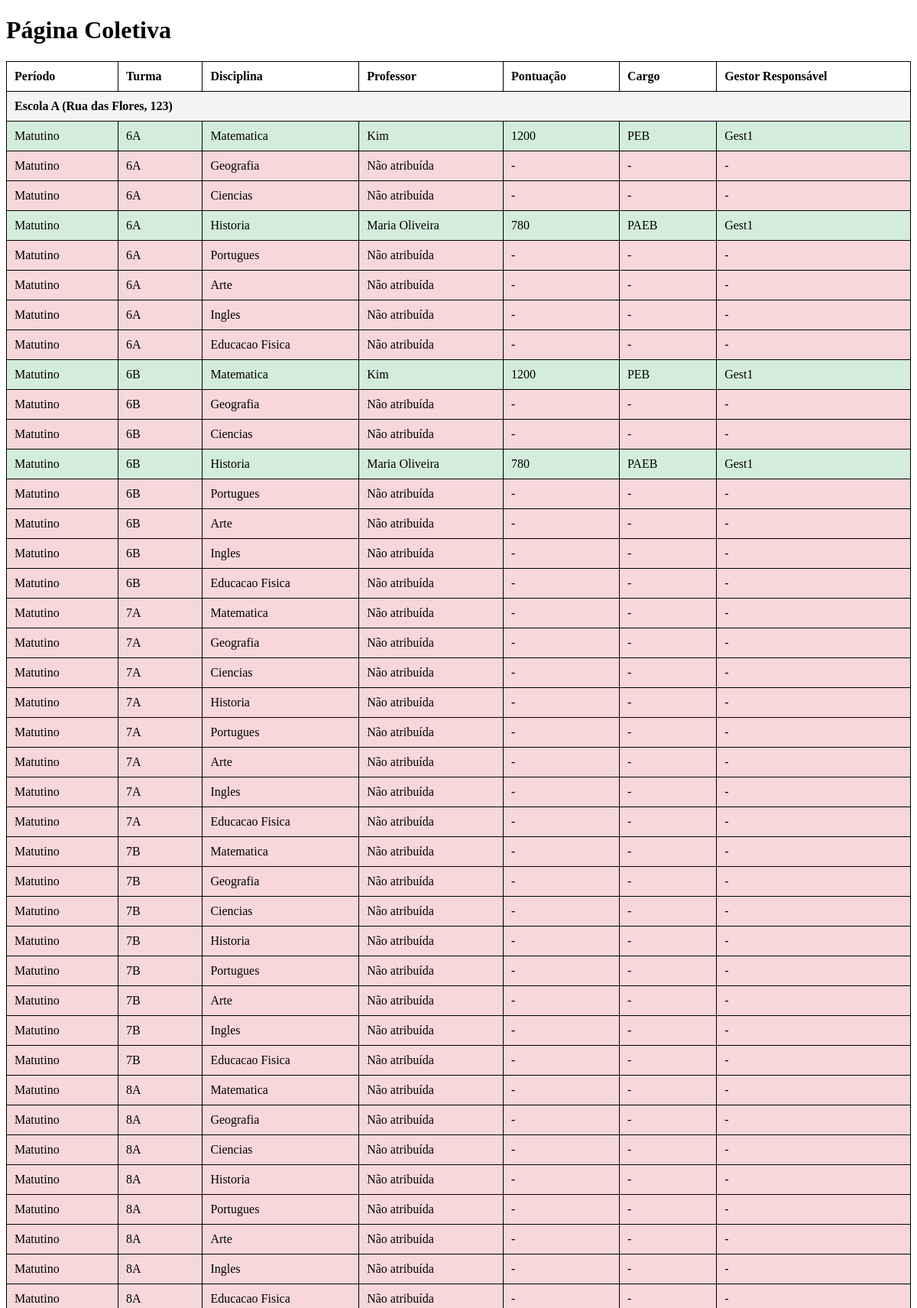
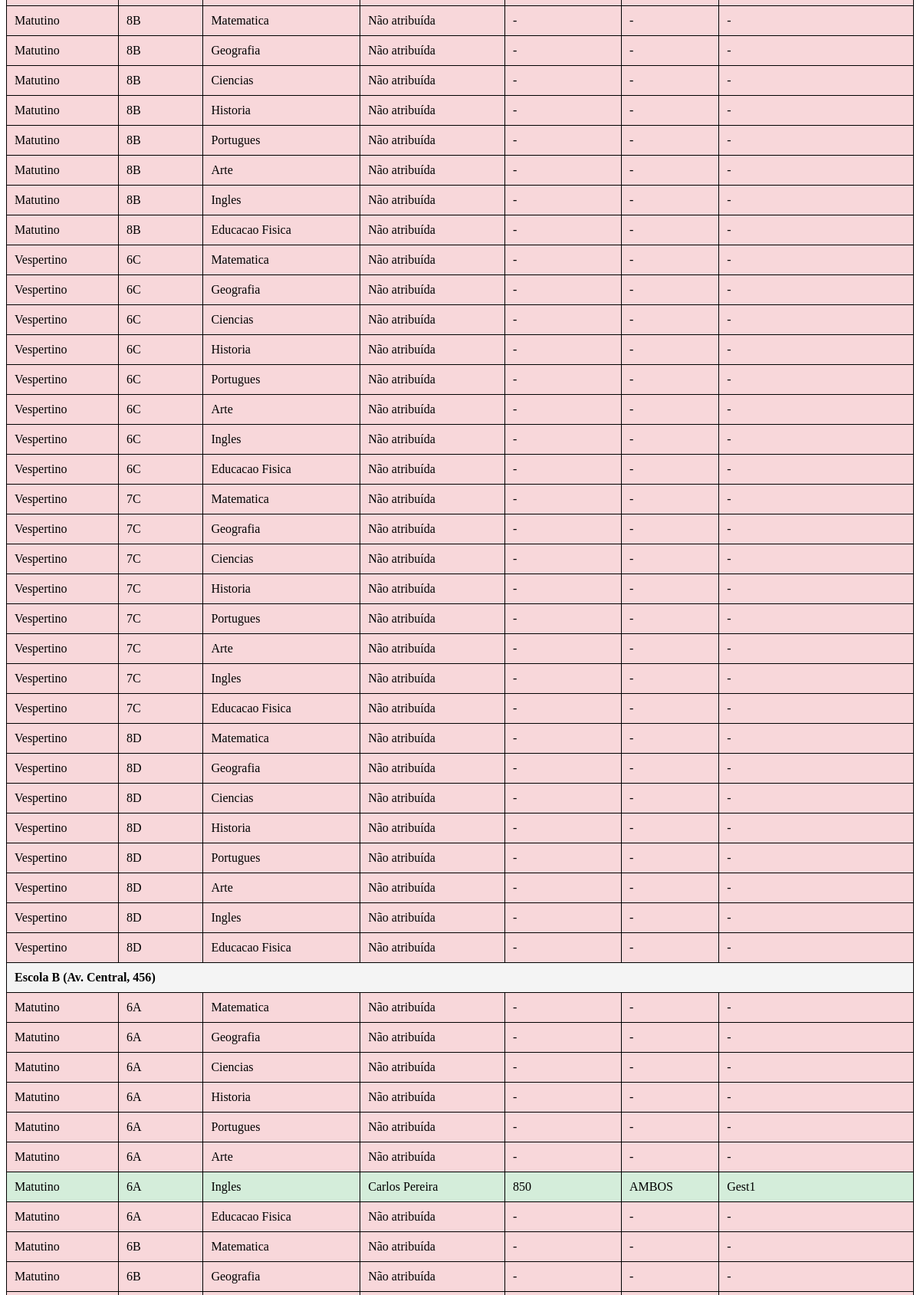
Screenshot of /coletiva/ (signed in, upper part) with the database file from the repository (2 pictures, top to bottom).
### core/models.py (models this page shows, shortened)
class Escola(models.Model):
    id_escola = models.CharField(max_length=255, help_text="Identificação da escola.")  # ID da escola.
    nome = models.CharField(max_length=255, help_text="Nome da escola.")  # Nome da escola.
    endereco = models.CharField(max_length=255, help_text="Endereço da escola.")  # Endereço da escola.
    turmas_matutino = models.TextField()  # Lista de turmas matutino separadas por vírgula
    turmas_vespertino = models.TextField()  # Lista de turmas vespertino separadas por vírgula
    status_matutino = models.TextField()  # Lista de status matutino separadas por vírgula
    status_vespertino = models.TextField()  # Lista de status vespertino separadas por vírgula

class Professor(models.Model):
    CARGO_CHOICES = [
        ('PEB', 'Professor de Educação Básica'),
        ('PAEB', 'Professor Adjunto de Educação Básica'),
        ('AMBOS', 'Ambos os Cargos'),
    ]
    nome = models.CharField(max_length=255, help_text="Nome completo do professor.")  # Nome completo do professor.
    cpf = models.CharField(max_length=11, unique=True, help_text="CPF do professor (usado como login).")  # CPF único.
    celular = models.CharField(max_length=15, help_text="Número de telefone para contato.")  # Telefone para contato.
    cargo = models.CharField(max_length=5, choices=CARGO_CHOICES, help_text="Cargo do professor: PEB, PAEB ou AMBOS.")  # Cargo do professor.
    id_sede = models.ForeignKey(
        'Escola',
        on_delete=models.SET_NULL,
        null=True,
        blank=True,
        related_name="professores_sede",
        help_text="Escola sede do professor, caso aplicável."
    )
    disciplina_peb = models.CharField(max_length=255, null=True, blank=True, help_text="Disciplina para o cargo PEB.")
    disciplina_paeb = models.CharField(max_length=255, null=True, blank=True, help_text="Disciplina para o cargo PAEB.")
    pontuacao_peb = models.IntegerField(null=True, blank=True, help_text="Pontuação do professor no cargo PEB.")
    pontuacao_paeb = models.IntegerField(null=True, blank=True, help_text="Pontuação do professor no cargo PAEB.")
    class Meta:
        verbose_name = "Professor"
        verbose_name_plural = "Professores"

class Atribuicao(models.Model):
    professor = models.ForeignKey(Professor, on_delete=models.CASCADE, help_text="Professor atribuído.")  # Professor vinculado à atribuição.
    escola = models.ForeignKey(Escola, on_delete=models.CASCADE, help_text="Escola onde a atribuição foi feita.")  # Escola vinculada à atribuição.
    turma = models.CharField(max_length=10, help_text="Turma atribuída (ex.: 6A, 7B).")  # Turma específica.
    disciplina = models.CharField(max_length=50, help_text="Disciplina atribuída (ex.: Matemática, Português).")  # Disciplina atribuída.
    gestor_responsavel = models.CharField(max_length=100, null=True, blank=True)  # Adiciona o campo
    fora_de_campo = models.BooleanField(default=False, help_text="Indica se a atribuição foi feita fora da especialidade do professor.")  # Se a atribuição foi fora da especialidade.
    class Meta:
        verbose_name = "Atribuição"
        verbose_name_plural = "Atribuições"

### core/views.py (the view)
# urls.py: path('coletiva/', views.pagina_coletiva, name='pagina_coletiva'),  # Página coletiva
@login_required
def pagina_coletiva(request):
    escolas = Escola.objects.all().prefetch_related('atribuicao_set')
    dados_coletivos = []
    for escola in escolas:
        turmas_matutino = escola.turmas_matutino.split(",") if escola.turmas_matutino else []
        turmas_vespertino = escola.turmas_vespertino.split(",") if escola.turmas_vespertino else []
        periodos = [
            {"nome": "Matutino", "turmas": turmas_matutino},
            {"nome": "Vespertino", "turmas": turmas_vespertino},
        ]
        dados_escola = {"nome": escola.nome, "endereco": escola.endereco, "periodos": []}
        disciplinas = ["matematica", "geografia", "ciencias", "historia", "portugues", "arte", "ingles", "educacao_fisica"]
        for periodo in periodos:
            dados_periodo = {"nome": periodo["nome"], "turmas": []}
            for turma in periodo["turmas"]:
                dados_turma = {"nome": turma, "disciplinas": []}
                for disciplina in disciplinas:
                    atribuicao = Atribuicao.objects.filter(escola=escola, turma=turma.strip(), disciplina__icontains=disciplina).first()
                    if atribuicao:
                        fora_de_campo_texto = "(Fora de Campo)" if "fora de campo" in atribuicao.disciplina.lower() else ""
                        em_substituicao_texto = "(Substituição)" if "substituição" in atribuicao.disciplina.lower() else ""
                        dados_turma["disciplinas"].append({
                            "nome": f"{disciplina.replace('_', ' ').title()} {fora_de_campo_texto} {em_substituicao_texto}".strip(),
                            "professor": atribuicao.professor.nome,
                            "pontuacao": atribuicao.professor.pontuacao_peb if atribuicao.professor.cargo == "PEB" else atribuicao.professor.pontuacao_paeb,
                            "cargo": atribuicao.professor.cargo,
                            "gestor": atribuicao.gestor_responsavel if hasattr(atribuicao, 'gestor_responsavel') else "N/A"
                        })
                    else:
                        dados_turma["disciplinas"].append({
                            "nome": disciplina.replace("_", " ").title(),
                            "professor": None
                        })
                dados_periodo["turmas"].append(dados_turma)
            dados_escola["periodos"].append(dados_periodo)
        dados_coletivos.append(dados_escola)
    return render(request, 'pagina_coletiva.html', {"dados_coletivos": dados_coletivos})

### templates/pagina_coletiva.html (shortened to what this page needs)
<!DOCTYPE html>
<html lang="en">
<head>
</head>
<body>
    <h1>Página Coletiva</h1>
    <table>
        <thead>
            <tr>
                <th>Período</th>
                <th>Turma</th>
                <th>Disciplina</th>
                <th>Professor</th>
                <th>Pontuação</th>
                <th>Cargo</th>
                <th>Gestor Responsável</th>
            </tr>
        </thead>
        <tbody>
            {% for escola in dados_coletivos %}
                <tr class="escola">
                    <td colspan="7">{{ escola.nome }} ({{ escola.endereco }})</td>
                </tr>
                {% for periodo in escola.periodos %}
                    {% for turma in periodo.turmas %}
                        {% for disciplina in turma.disciplinas %}
                            <tr class="{% if disciplina.professor %}atribuida{% else %}nao-atribuida{% endif %}">
                                <td>{{ periodo.nome }}</td>
                                <td>{{ turma.nome }}</td>
                                <td>{{ disciplina.nome }}</td>
                                <td>{{ disciplina.professor|default:"Não atribuída" }}</td>
                                <td>{{ disciplina.pontuacao|default:"-" }}</td>
                                <td>{{ disciplina.cargo|default:"-" }}</td>
                                <td>{{ disciplina.gestor|default:"-" }}</td>
                            </tr>
                        {% endfor %}
                    {% endfor %}
                {% endfor %}
            {% endfor %}
        </tbody>
    </table>
</body>
</html>

### templates/pagina_coletiva.html (style rules this page uses)
table { width: 100%; border-collapse: collapse; margin: 20px 0; }
table, th, td { border: 1px solid black; }
th, td { padding: 10px; text-align: left; }
.escola { background-color: #f4f4f4; font-weight: bold; }
.atribuida { background-color: #d4edda; }
.nao-atribuida { background-color: #f8d7da; }

### rows the page displays
Escola: nome "Escola A", endereco "Rua das Flores, 123"
Professor: professor "Kim" "Kim", cargo "PEB" "PEB"
Atribuicao: gestor "Gest1"
Professor: professor "Maria Oliveira" "Maria Oliveira", cargo "PAEB" "PAEB"
Atribuicao: gestor "Gest1"
Atribuicao: gestor "Gest1"
Atribuicao: gestor "Gest1"
Escola: nome "Escola B", endereco "Av. Central, 456"
Professor: professor "Carlos Pereira", cargo "AMBOS"
Atribuicao: gestor "Gest1"

### other values shown
{{ periodo.nome }} "Matutino" "Matutino" "Matutino" "Matutino" "Matutino" "Matutino" "Matutino" "Matutino" "Matutino" "Matutino" "Matutino" "Matutino" "Matutino" "Matutino" "Matutino" "Matutino" "Matutino" "Matutino" "Matutino" "Matutino" "Matutino" "Matutino" "Matutino" "Matutino" "Matutino" "Matutino" "Matutino" "Matutino" "Matutino" "Matutino" "Matutino" "Matutino" "Matutino" "Matutino" "Matutino" "Matutino" "Matutino" "Matutino" "Matutino" "Matutino" "Matutino" "Matutino" "Matutino" "Matutino" "Matutino" "Matutino" "Matutino" "Matutino" "Vespertino" "Vespertino" "Vespertino" "Vespertino" "Vespertino" "Vespertino" "Vespertino" "Vespertino" "Vespertino" "Vespertino" "Vespertino" "Vespertino" "Vespertino" "Vespertino" "Vespertino" "Vespertino" "Vespertino" "Vespertino" "Vespertino" "Vespertino" "Vespertino" "Vespertino" "Vespertino" "Vespertino" "Matutino" "Matutino" "Matutino" "Matutino" "Matutino" "Matutino" "Matutino" "Matutino" "Matutino" "Matutino"
{{ turma.nome }} "6A" "6A" "6A" "6A" "6A" "6A" "6A" "6A" "6B" "6B" "6B" "6B" "6B" "6B" "6B" "6B" "7A" "7A" "7A" "7A" "7A" "7A" "7A" "7A" "7B" "7B" "7B" "7B" "7B" "7B" "7B" "7B" "8A" "8A" "8A" "8A" "8A" "8A" "8A" "8A" "8B" "8B" "8B" "8B" "8B" "8B" "8B" "8B" "6C" "6C" "6C" "6C" "6C" "6C" "6C" "6C" "7C" "7C" "7C" "7C" "7C" "7C" "7C" "7C" "8D" "8D" "8D" "8D" "8D" "8D" "8D" "8D" "6A" "6A" "6A" "6A" "6A" "6A" "6A" "6A" "6B" "6B"
{{ disciplina.nome }} "Matematica" "Geografia" "Ciencias" "Historia" "Portugues" "Arte" "Ingles" "Educacao Fisica" "Matematica" "Geografia" "Ciencias" "Historia" "Portugues" "Arte" "Ingles" "Educacao Fisica" "Matematica" "Geografia" "Ciencias" "Historia" "Portugues" "Arte" "Ingles" "Educacao Fisica" "Matematica" "Geografia" "Ciencias" "Historia" "Portugues" "Arte" "Ingles" "Educacao Fisica" "Matematica" "Geografia" "Ciencias" "Historia" "Portugues" "Arte" "Ingles" "Educacao Fisica" "Matematica" "Geografia" "Ciencias" "Historia" "Portugues" "Arte" "Ingles" "Educacao Fisica" "Matematica" "Geografia" "Ciencias" "Historia" "Portugues" "Arte" "Ingles" "Educacao Fisica" "Matematica" "Geografia" "Ciencias" "Historia" "Portugues" "Arte" "Ingles" "Educacao Fisica" "Matematica" "Geografia" "Ciencias" "Historia" "Portugues" "Arte" "Ingles" "Educacao Fisica" "Matematica" "Geografia" "Ciencias" "Historia" "Portugues" "Arte" "Ingles" "Educacao Fisica" "Matematica" "Geografia"
{{ disciplina.pontuacao|default:"-" }} "1200" "-" "-" "780" "-" "-" "-" "-" "1200" "-" "-" "780" "-" "-" "-" "-" "-" "-" "-" "-" "-" "-" "-" "-" "-" "-" "-" "-" "-" "-" "-" "-" "-" "-" "-" "-" "-" "-" "-" "-" "-" "-" "-" "-" "-" "-" "-" "-" "-" "-" "-" "-" "-" "-" "-" "-" "-" "-" "-" "-" "-" "-" "-" "-" "-" "-" "-" "-" "-" "-" "-" "-" "-" "-" "-" "-" "-" "-" "850" "-" "-" "-"
{{ disciplina.professor|default:"Não atribuída" }} "Não atribuída" "Não atribuída" "Não atribuída" "Não atribuída" "Não atribuída" "Não atribuída" "Não atribuída" "Não atribuída" "Não atribuída" "Não atribuída" "Não atribuída" "Não atribuída" "Não atribuída" "Não atribuída" "Não atribuída" "Não atribuída" "Não atribuída" "Não atribuída" "Não atribuída" "Não atribuída" "Não atribuída" "Não atribuída" "Não atribuída" "Não atribuída" "Não atribuída" "Não atribuída" "Não atribuída" "Não atribuída" "Não atribuída" "Não atribuída" "Não atribuída" "Não atribuída" "Não atribuída" "Não atribuída" "Não atribuída" "Não atribuída" "Não atribuída" "Não atribuída" "Não atribuída" "Não atribuída" "Não atribuída" "Não atribuída" "Não atribuída" "Não atribuída" "Não atribuída" "Não atribuída" "Não atribuída" "Não atribuída" "Não atribuída" "Não atribuída" "Não atribuída" "Não atribuída" "Não atribuída" "Não atribuída" "Não atribuída" "Não atribuída" "Não atribuída" "Não atribuída" "Não atribuída" "Não atribuída" "Não atribuída" "Não atribuída" "Não atribuída" "Não atribuída" "Não atribuída" "Não atribuída" "Não atribuída" "Não atribuída" "Não atribuída" "Não atribuída" "Não atribuída" "Não atribuída" "Não atribuída" "Não atribuída" "Não atribuída" "Não atribuída" "Não atribuída"
{{ disciplina.cargo|default:"-" }} "-" "-" "-" "-" "-" "-" "-" "-" "-" "-" "-" "-" "-" "-" "-" "-" "-" "-" "-" "-" "-" "-" "-" "-" "-" "-" "-" "-" "-" "-" "-" "-" "-" "-" "-" "-" "-" "-" "-" "-" "-" "-" "-" "-" "-" "-" "-" "-" "-" "-" "-" "-" "-" "-" "-" "-" "-" "-" "-" "-" "-" "-" "-" "-" "-" "-" "-" "-" "-" "-" "-" "-" "-" "-" "-" "-" "-"
{{ disciplina.gestor|default:"-" }} "-" "-" "-" "-" "-" "-" "-" "-" "-" "-" "-" "-" "-" "-" "-" "-" "-" "-" "-" "-" "-" "-" "-" "-" "-" "-" "-" "-" "-" "-" "-" "-" "-" "-" "-" "-" "-" "-" "-" "-" "-" "-" "-" "-" "-" "-" "-" "-" "-" "-" "-" "-" "-" "-" "-" "-" "-" "-" "-" "-" "-" "-" "-" "-" "-" "-" "-" "-" "-" "-" "-" "-" "-" "-" "-" "-" "-"
